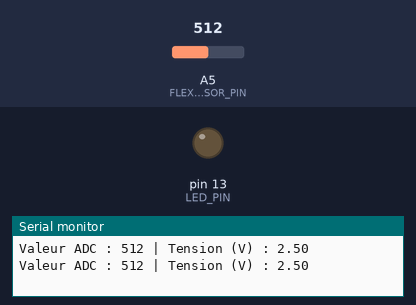
A sketch run on a simulated Arduino Uno, built with avr-gcc and run on an emulated ATmega328P. On the bench: output pins drawn as LEDs (lit = HIGH), the last lines printed to the serial monitor. Inputs (shaded band) come from the test bench; at power-on: A5 (FLEX_SENSOR_PIN) = 512.

Above: at 2.8 s.
2.9 s: A5 (FLEX_SENSOR_PIN) set to 687
5.6 s: A5 (FLEX_SENSOR_PIN) set to 710
At 7.3 s:
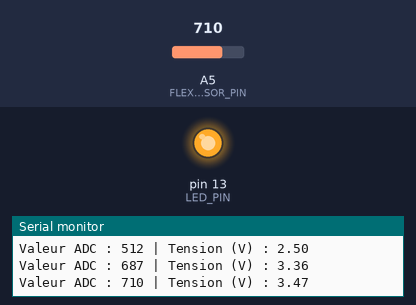
8.3 s: A5 (FLEX_SENSOR_PIN) set to 690
At 10.4 s:
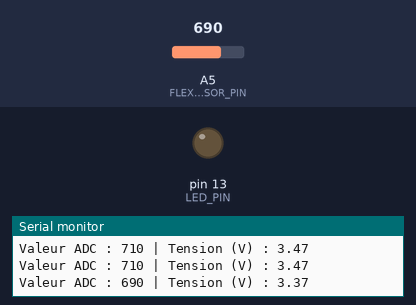
11.5 s: A5 (FLEX_SENSOR_PIN) set to 716
At 13.2 s:
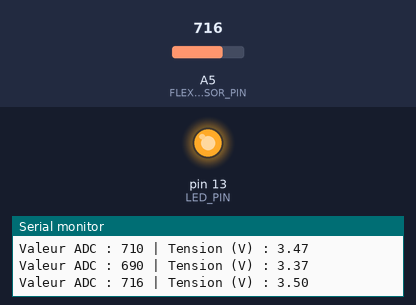
Timing chart, 0 to 14.7 s (numbered marks = the images above; inputs shaded):
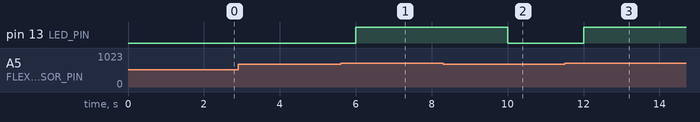

The sketch:

sketch_mar6a.ino
```cpp
#define FLEX_SENSOR_PIN A5  // Broche où est connecté le capteur de flexion
#define LED_PIN 13


void setup() {
    Serial.begin(9600);  // Initialisation
    pinMode(FLEX_SENSOR_PIN, INPUT);
    pinMode(LED_PIN, OUTPUT);
}

void loop() {
    int flexValue = analogRead(FLEX_SENSOR_PIN);  // Lire la valeur du capteur
    float voltage = flexValue * (5.0 / 1023.0);   // Convertir en tension (0 à 5V)
    Serial.print("Valeur ADC : ");
    Serial.print(flexValue);
    Serial.print(" | Tension (V) : ");
    Serial.println(voltage, 2); // Affichage avec 2 décimales
    if (flexValue>700){
      digitalWrite(LED_PIN,HIGH);
    }
    else{
      digitalWrite(LED_PIN,LOW);
    }
    delay(2000); // Pause pour éviter un rafraîchissement trop rapide

}
```

Measured:
- the behaviour switches between 700 and 701 on A5 (FLEX_SENSOR_PIN) (found by bisection; images 0 and 1)
- after the input at 5.6 s, pin 13 (LED_PIN): LOW → HIGH after 0.40 s
- after the input at 8.3 s, pin 13 (LED_PIN): HIGH → LOW after 1.7 s
- after the input at 11.5 s, pin 13 (LED_PIN): LOW → HIGH after 0.51 s
